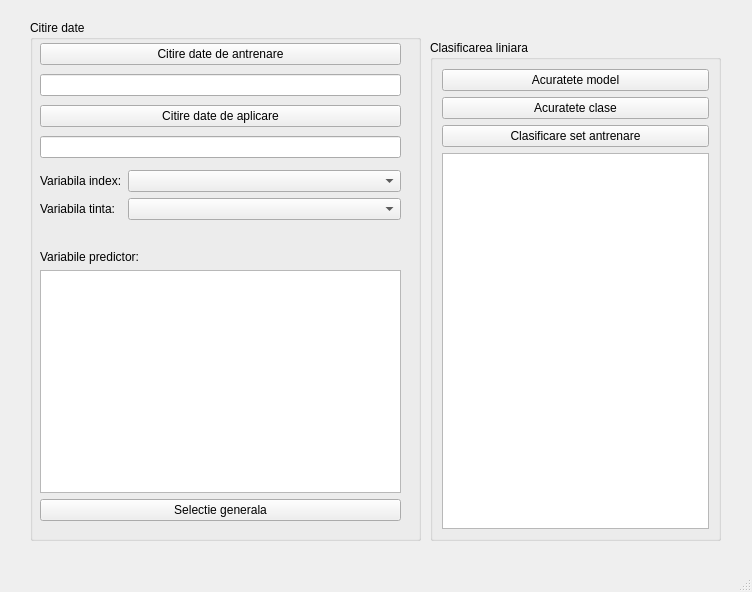
<?xml version="1.0" encoding="UTF-8"?>
<ui version="4.0">
 <class>MainWindow</class>
 <widget class="QMainWindow" name="MainWindow">
  <property name="geometry">
   <rect>
    <x>0</x>
    <y>0</y>
    <width>752</width>
    <height>592</height>
   </rect>
  </property>
  <property name="windowTitle">
   <string>MainWindow</string>
  </property>
  <widget class="QWidget" name="centralwidget">
   <widget class="QGroupBox" name="groupBox">
    <property name="geometry">
     <rect>
      <x>30</x>
      <y>20</y>
      <width>391</width>
      <height>521</height>
     </rect>
    </property>
    <property name="title">
     <string>Citire date</string>
    </property>
    <widget class="QWidget" name="verticalLayoutWidget">
     <property name="geometry">
      <rect>
       <x>10</x>
       <y>20</y>
       <width>361</width>
       <height>121</height>
      </rect>
     </property>
     <layout class="QVBoxLayout" name="verticalLayout">
      <item>
       <widget class="QPushButton" name="buton_citire1">
        <property name="styleSheet">
         <string notr="true">font: 12pt &quot;MS Shell Dlg 2&quot;;</string>
        </property>
        <property name="text">
         <string>Citire date de antrenare</string>
        </property>
       </widget>
      </item>
      <item>
       <widget class="QLineEdit" name="text_fisier1"/>
      </item>
      <item>
       <widget class="QPushButton" name="buton_citire2">
        <property name="styleSheet">
         <string notr="true">font: 12pt &quot;MS Shell Dlg 2&quot;;</string>
        </property>
        <property name="text">
         <string>Citire date de aplicare</string>
        </property>
       </widget>
      </item>
      <item>
       <widget class="QLineEdit" name="text_fisier2"/>
      </item>
     </layout>
    </widget>
    <widget class="QWidget" name="formLayoutWidget">
     <property name="geometry">
      <rect>
       <x>10</x>
       <y>150</y>
       <width>361</width>
       <height>71</height>
      </rect>
     </property>
     <layout class="QFormLayout" name="formLayout">
      <item row="0" column="0">
       <widget class="QLabel" name="label">
        <property name="styleSheet">
         <string notr="true">font: 12pt &quot;MS Shell Dlg 2&quot;;</string>
        </property>
        <property name="text">
         <string>Variabila index:</string>
        </property>
       </widget>
      </item>
      <item row="0" column="1">
       <widget class="QComboBox" name="combo_index">
        <property name="styleSheet">
         <string notr="true">font: 12pt &quot;MS Shell Dlg 2&quot;;</string>
        </property>
       </widget>
      </item>
      <item row="1" column="0">
       <widget class="QLabel" name="label_2">
        <property name="styleSheet">
         <string notr="true">font: 12pt &quot;MS Shell Dlg 2&quot;;</string>
        </property>
        <property name="text">
         <string>Variabila tinta:</string>
        </property>
       </widget>
      </item>
      <item row="1" column="1">
       <widget class="QComboBox" name="combo_tinta">
        <property name="styleSheet">
         <string notr="true">font: 12pt &quot;MS Shell Dlg 2&quot;;</string>
        </property>
       </widget>
      </item>
     </layout>
    </widget>
    <widget class="QWidget" name="verticalLayoutWidget_2">
     <property name="geometry">
      <rect>
       <x>10</x>
       <y>230</y>
       <width>361</width>
       <height>271</height>
      </rect>
     </property>
     <layout class="QVBoxLayout" name="verticalLayout_2">
      <item>
       <widget class="QLabel" name="label_3">
        <property name="text">
         <string>Variabile predictor:</string>
        </property>
       </widget>
      </item>
      <item>
       <widget class="QListWidget" name="list_variabile">
        <property name="styleSheet">
         <string notr="true">font: 12pt &quot;MS Shell Dlg 2&quot;;</string>
        </property>
       </widget>
      </item>
      <item>
       <widget class="QPushButton" name="buton_selectie">
        <property name="styleSheet">
         <string notr="true">font: 12pt &quot;MS Shell Dlg 2&quot;;</string>
        </property>
        <property name="text">
         <string>Selectie generala</string>
        </property>
       </widget>
      </item>
     </layout>
    </widget>
   </widget>
   <widget class="QGroupBox" name="groupBox_2">
    <property name="geometry">
     <rect>
      <x>430</x>
      <y>40</y>
      <width>291</width>
      <height>501</height>
     </rect>
    </property>
    <property name="title">
     <string>Clasificarea liniara</string>
    </property>
    <layout class="QVBoxLayout" name="verticalLayout_3">
     <item>
      <layout class="QVBoxLayout" name="verticalLayout_4">
       <item>
        <widget class="QPushButton" name="buton_acuratete">
         <property name="styleSheet">
          <string notr="true">font: 12pt &quot;MS Shell Dlg 2&quot;;</string>
         </property>
         <property name="text">
          <string>Acuratete model</string>
         </property>
        </widget>
       </item>
       <item>
        <widget class="QPushButton" name="buton_matconf">
         <property name="styleSheet">
          <string notr="true">font: 12pt &quot;MS Shell Dlg 2&quot;;</string>
         </property>
         <property name="text">
          <string>Acuratete clase</string>
         </property>
        </widget>
       </item>
       <item>
        <widget class="QPushButton" name="buton_clasificare1">
         <property name="styleSheet">
          <string notr="true">font: 12pt &quot;MS Shell Dlg 2&quot;;</string>
         </property>
         <property name="text">
          <string>Clasificare set antrenare</string>
         </property>
        </widget>
       </item>
       <item>
        <widget class="QTextEdit" name="text_out">
         <property name="styleSheet">
          <string notr="true">font: 12pt &quot;MS Shell Dlg 2&quot;;
color: rgb(255, 0, 0);</string>
         </property>
        </widget>
       </item>
      </layout>
     </item>
    </layout>
   </widget>
  </widget>
  <widget class="QMenuBar" name="menubar">
   <property name="geometry">
    <rect>
     <x>0</x>
     <y>0</y>
     <width>752</width>
     <height>21</height>
    </rect>
   </property>
  </widget>
  <widget class="QStatusBar" name="statusbar"/>
 </widget>
 <resources/>
 <connections/>
</ui>
